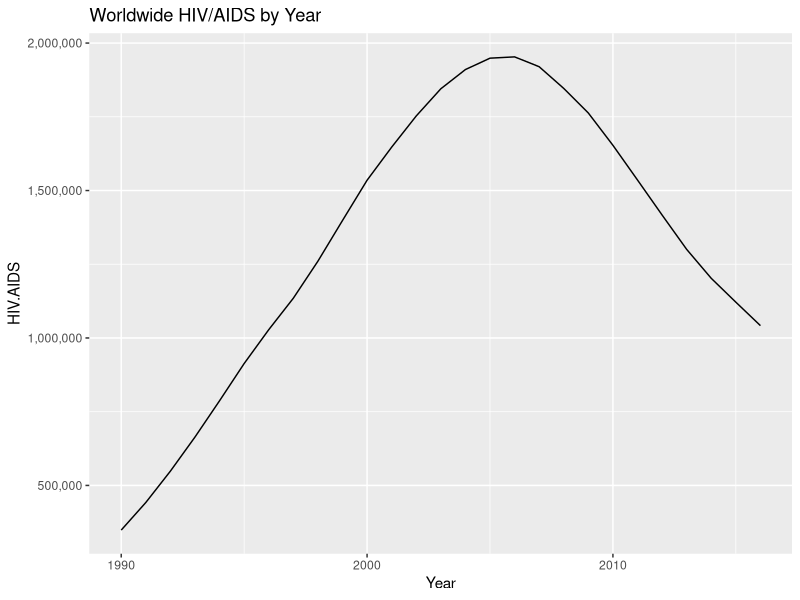
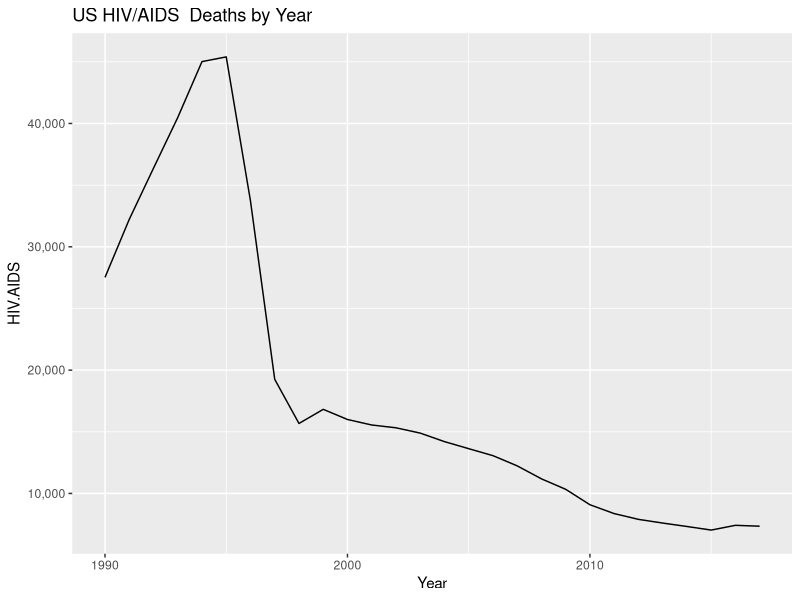
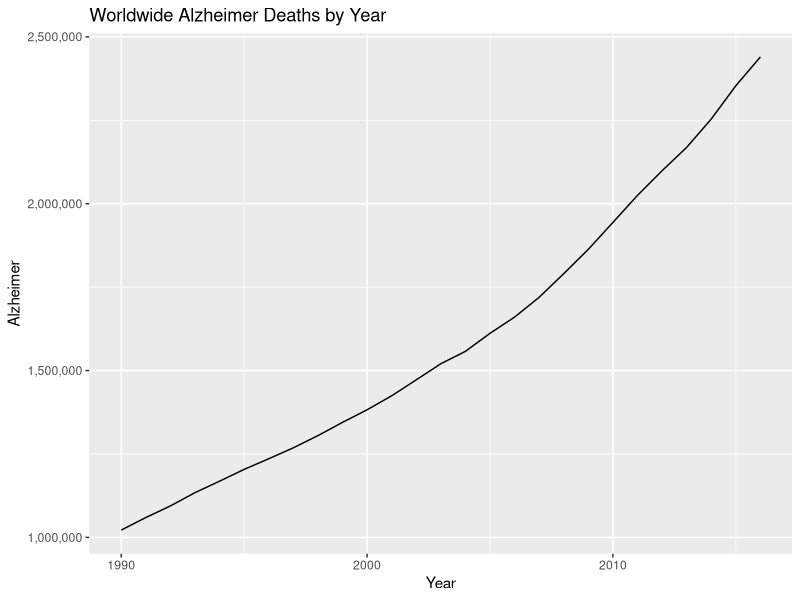
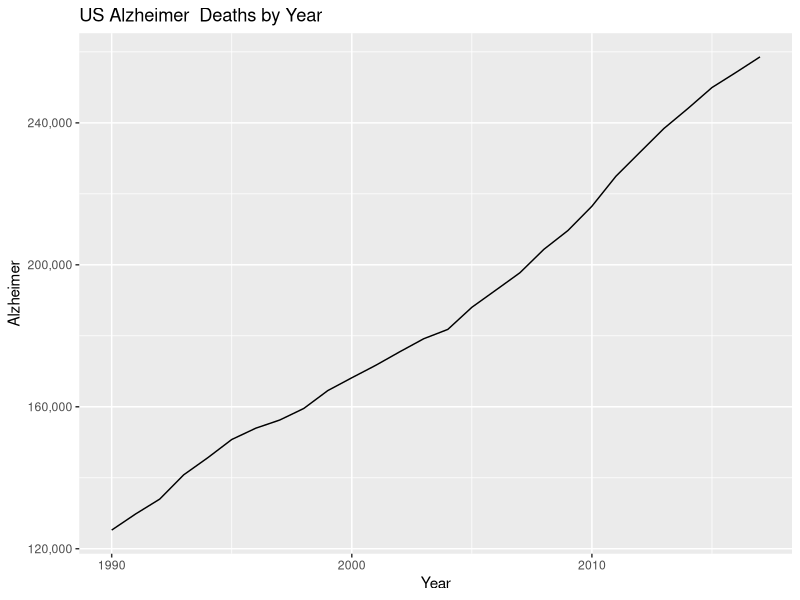
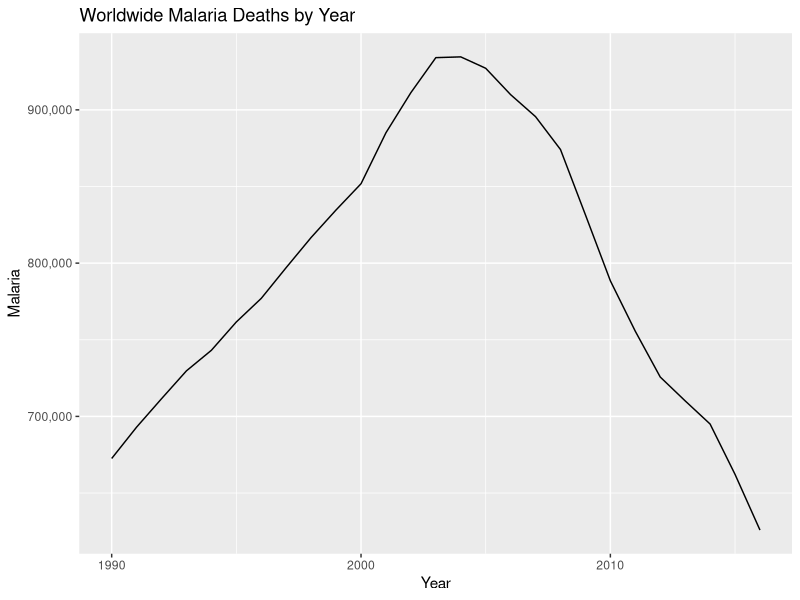
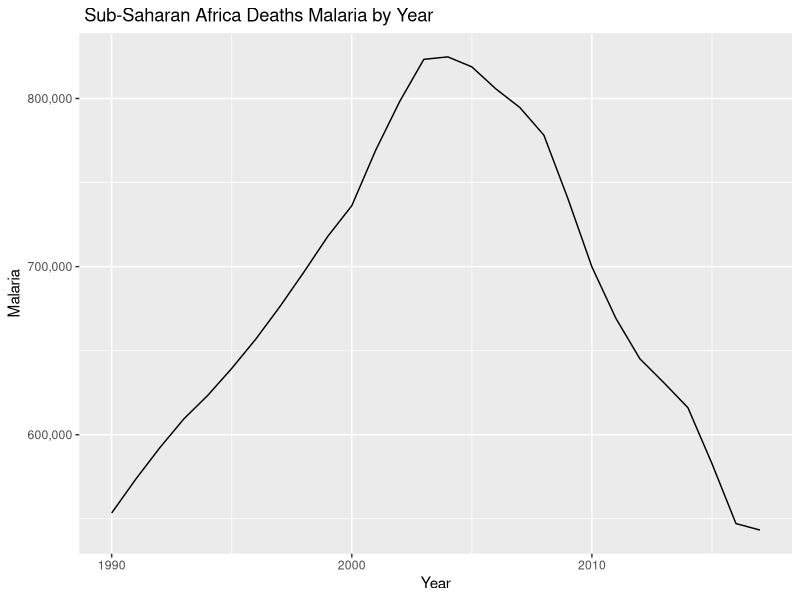
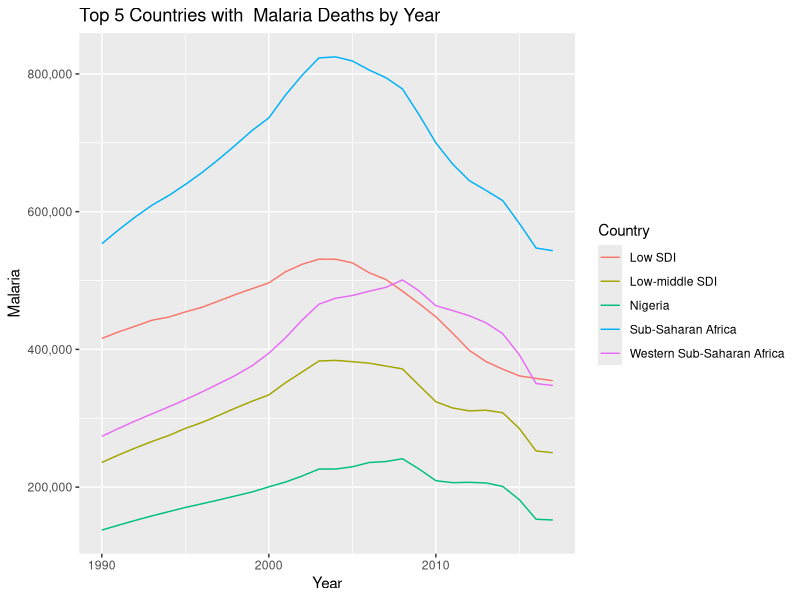
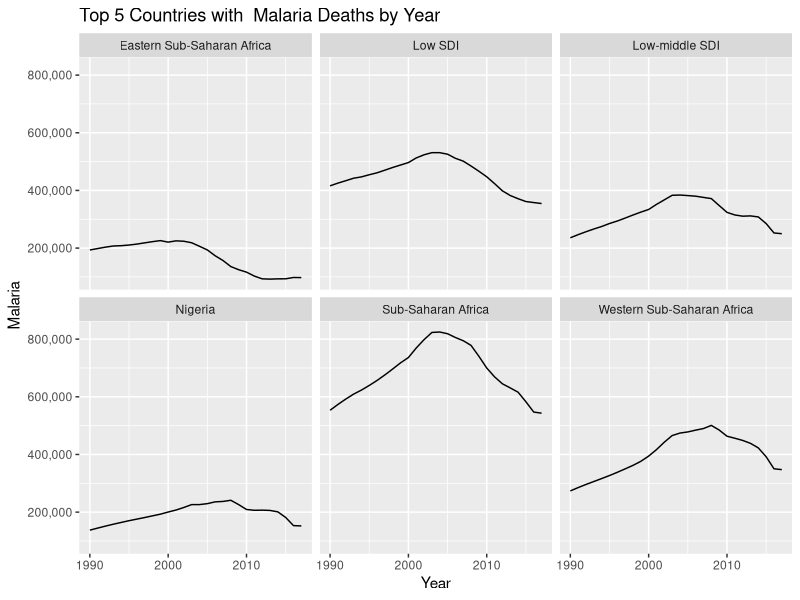

R code for these plots, in order:
## ---- chunk 1
knitr::opts_chunk$set(echo = TRUE)
library(ggplot2)
library(scales)
library(dplyr)
library(readr)
library(tidyr)
library(ggthemes)
## ---- chunk 2
deaths_causes <- read.csv("./DATA/annual-number-of-deaths-by-cause.csv")
str(deaths_causes)
## ---- chunk 3
causes_total <- deaths_causes %>% filter(Country !="World") %>% na.omit() %>% group_by(Year) %>%
  summarise(across(Cirrhosis:Cardio,sum))
## ---- chunk 4
country_total <- deaths_causes %>% filter(Country !="World") %>% na.omit() %>% group_by(Country) %>%
  summarise(across(Cirrhosis:Cardio,sum))
## ---- chunk 5
world_causes <- deaths_causes %>% na.omit() %>% filter(Country =="World")
## ---- chunk 6
ggplot(world_causes) + geom_line(aes(x=Year,y=HIV.AIDS)) + 
  scale_y_continuous(labels=comma) +
  labs(title = "Worldwide HIV/AIDS by Year")
## ---- chunk 7
deaths_causes %>% filter(Code =="USA") %>%
ggplot() + geom_line(aes(x=Year,y=HIV.AIDS)) + 
  scale_y_continuous(labels=comma) +
  labs(title = "US HIV/AIDS  Deaths by Year")
## ---- chunk 8
ggplot(world_causes) + geom_line(aes(x=Year,y=Alzheimer)) + 
  scale_y_continuous(labels=comma) +
  labs(title = "Worldwide Alzheimer Deaths by Year")
## ---- chunk 9
deaths_causes %>% filter(Code =="USA") %>%
ggplot() + geom_line(aes(x=Year,y=Alzheimer)) + 
  scale_y_continuous(labels=comma) +
  labs(title = "US Alzheimer  Deaths by Year")
## ---- chunk 10
ggplot(world_causes) + geom_line(aes(x=Year,y=Malaria)) + 
  scale_y_continuous(labels=comma) +
  labs(title = "Worldwide Malaria Deaths by Year")
## ---- chunk 11
deaths_causes %>% filter(Country =="Sub-Saharan Africa") %>%
ggplot() + geom_line(aes(x=Year,y=Malaria)) + 
  scale_y_continuous(labels=comma) +
  labs(title = " Sub-Saharan Africa Deaths Malaria by Year")
## ---- chunk 12
deaths_causes %>% 
  filter(Country %in% c("Sub-Saharan Africa","Low SDI","Western Sub-Saharan Africa",
                        "Low-middle SDI","Nigeria")) %>%
ggplot() + geom_line(aes(x=Year,y=Malaria,col =Country)) + 
  scale_y_continuous(labels=comma) +
  labs(title = "Top 5 Countries with  Malaria Deaths by Year")
## ---- chunk 13
deaths_causes %>% 
  filter(Country %in% c("Sub-Saharan Africa","Low SDI","Western Sub-Saharan Africa",
                        "Low-middle SDI","Nigeria","Eastern Sub-Saharan Africa")) %>%
ggplot() + geom_line(aes(x=Year,y=Malaria)) + 
  scale_y_continuous(labels=comma) +
  labs(title = "Top 5 Countries with  Malaria Deaths by Year") + facet_wrap(~Country) 
   
